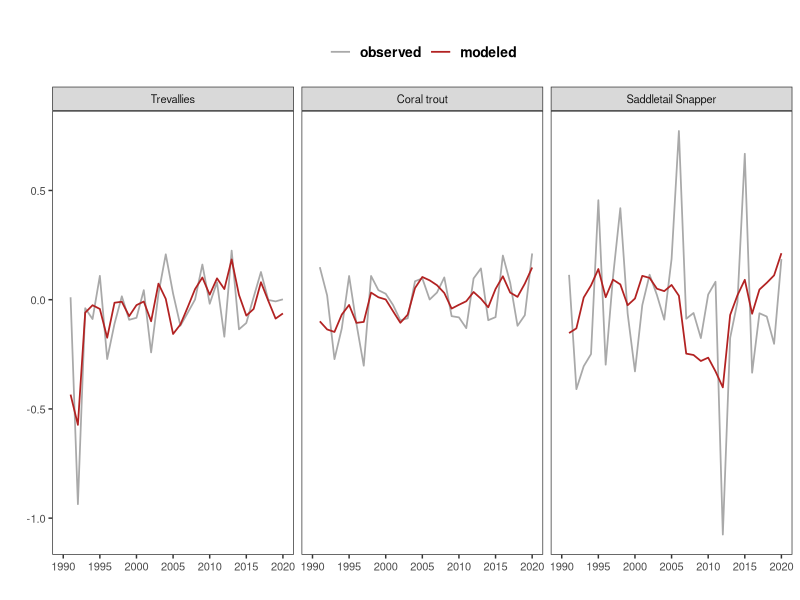

Here is the R script that generated this plot:
# plot fitted values of annual growth rates
library(tidyverse)
library(data.table)
library(ggplot2)
library(ggpubr)

rm(list=ls())
gc()

# import CPUE data ================================================
dt = fread("fitted_growth_10Species.csv")
fish.dt = dt %>% 
  filter(Species %in% c("Trevallies", "Coral trout","Saddletail Snapper"))

dt1 = fish.dt %>% select(Species, Year, y) %>% mutate(type = "observed")
dt2 = fish.dt %>% select(Species, Year, yhat1) %>% mutate(type = "modeled")
colnames(dt1) = c("Species","Year", "y", "type")
colnames(dt2) = c("Species","Year", "y", "type")
dt.plot = rbind(dt1, dt2)
dt.plot$type = factor(dt.plot$type, 
                      levels = c("observed","modeled"))
dt.plot$Species = factor(dt.plot$Species, 
                         levels = c("Trevallies", "Coral trout","Saddletail Snapper"))

p2 <- ggplot(dt.plot, aes(x=Year, y = y, color = type)) +
  geom_line(linewidth = 0.6) +
  facet_grid(.~ Species) +
  scale_color_manual(values = c("darkgrey", "firebrick")) +
  scale_x_continuous(breaks = seq(1990,2020,5)) +
  labs(x = "", y = "", color = "", title = " ") +
  theme_bw() +
  theme(panel.grid = element_blank(), 
        text = element_text(size = 10),
        legend.text = element_text(size = 10, face = "bold"),
        legend.title = element_blank(),
        legend.position = "top")
p2

tiff("Fig2_fitted_growth.tiff",res = 400, width= 8,height = 5, units = "in")
p2
dev.off()
